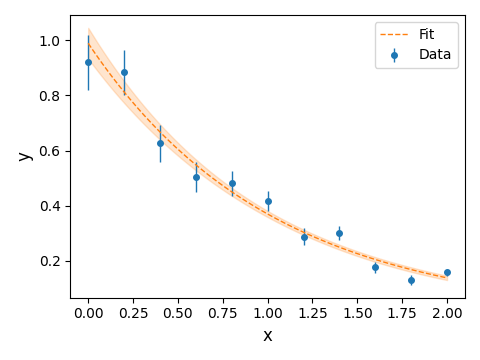

The script that saved this image:
# Example of fitting data with the least squares method

import numpy as np
import matplotlib.pyplot as plt
from fitpy import LeastSquares

xdata = np.array([0., 0.2, 0.4, 0.6, 0.8, 1., 1.2, 1.4, 1.6, 1.8, 2.])
ydata = np.array([0.92, 0.884, 0.626, 0.504, 0.481, 0.417, 0.288, 0.302, 0.177, 0.13, 0.158])
ysigma = np.array([0.1, 0.082, 0.067, 0.055, 0.045, 0.037, 0.03, 0.025, 0.02, 0.017, 0.014])


# fit_model vectorized in x
def fit_model(x, par):
    return par[0] * np.exp(par[1] * x)


fitter = LeastSquares(xdata, ydata, ysigma, fit_model)
seed = np.array([0, 0])
fitter.fit(seed)

print(f"Estimators: {fitter.get_estimators()}")
print(f"Errors: {fitter.get_errors()}")
print(f"Covariance matrix: {fitter.get_covariance_matrix()}")
print(f"Correlation matrix: {fitter.get_correlation_matrix()}")
print(f"Deviance: {fitter.get_deviance()}")
print(f"Degrees of freedom: {fitter.get_ndof()}")
print(f"Pvalue: {fitter.get_pvalue()}")

# Plot
fig, ax = plt.subplots()
ax.set_xlabel("x")
ax.set_ylabel("y")

# Plot data
ax.errorbar(fitter.x, fitter.y, fitter.ysigma, ls='none', marker='o', label="Data")

# Plot fit
xfit = np.linspace(start=xdata.min(), stop=xdata.max(), num=100)
yfit = fitter.get_yfit(xfit)
ax.plot(xfit, yfit, ls='--', label="Fit")

# Plot error band
yfit_error = fitter.get_yfit_error(xfit)
ax.fill_between(xfit, yfit - yfit_error, yfit + yfit_error, color='tab:orange', alpha=0.2)

plt.legend()
plt.tight_layout()
plt.show()

# plt.savefig("least_squares.png")
